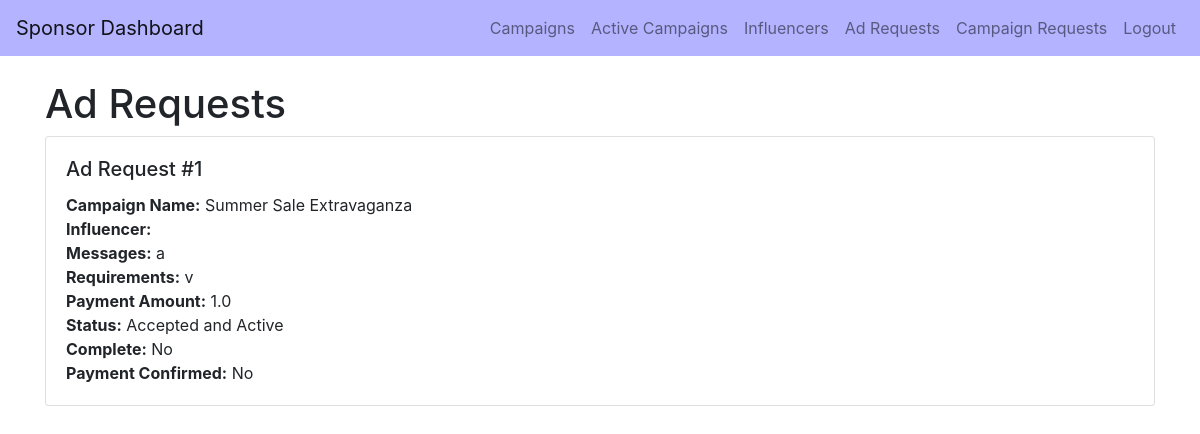
Page /sponsor_ad_requests/google_admin on the earlier database version.
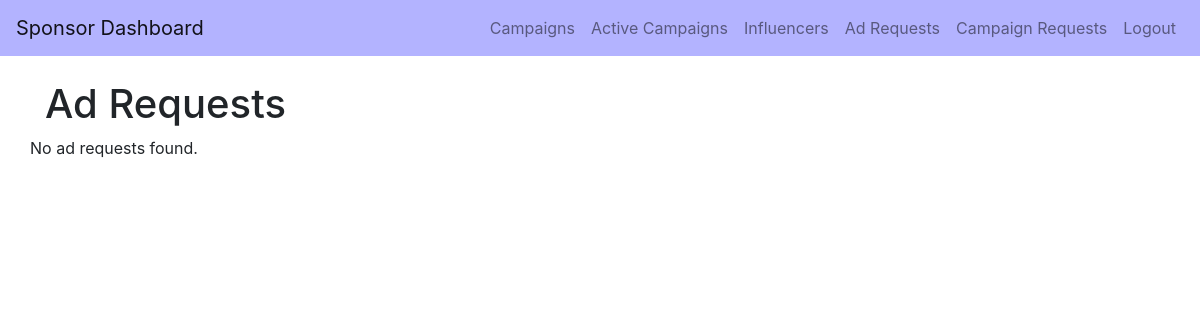
Same page on the later database version.
### backend/models.py (models this page shows)
class AdRequest(db.Model):
    __tablename__ = 'ad_request'
    id = db.Column(db.Integer, primary_key=True)
    campaign_id = db.Column(db.Integer, db.ForeignKey('campaign.id'), nullable=False)
    influencer_id = db.Column(db.Integer, db.ForeignKey('user.id'), nullable=False)
    sponsor_id = db.Column(db.Integer, db.ForeignKey('sponsor.id'), nullable=True)  # Added this field
    messages = db.Column(db.Text, nullable=True)
    requirements = db.Column(db.Text, nullable=False)
    payment_amount = db.Column(db.Float, nullable=False)
    status = db.Column(db.String(10), nullable=False)  # Pending, Accepted, Rejected
    complete = db.Column(db.Boolean, default=False, nullable=False)
    complete_confirmed = db.Column(db.Boolean, default=False, nullable=False)
    payment = db.Column(db.Boolean, default=False, nullable=False)
    influencer = db.relationship('User', backref='ad_requests_user', foreign_keys=[influencer_id])
    campaign = db.relationship('Campaign', backref='ad_requests_campaign', foreign_keys=[campaign_id])
    sponsor = db.relationship('Sponsor', backref='ad_requests_sponsor', foreign_keys=[sponsor_id])

class Campaign(db.Model):
    __tablename__ = 'campaign'
    id = db.Column(db.Integer, primary_key=True)
    name = db.Column(db.String(100), nullable=False)
    description = db.Column(db.Text, nullable=False)
    start_date = db.Column(db.Date, nullable=False)
    end_date = db.Column(db.Date, nullable=False)
    budget = db.Column(db.Float, nullable=False)
    visibility = db.Column(db.String(10), nullable=False)  # public, private
    goals = db.Column(db.Text, nullable=False)
    niche = db.Column(db.String(50), nullable=False)
    status = db.Column(db.String(10), nullable=False)
    flagged = db.Column(db.Boolean, default=False, nullable=False)
    user_id = db.Column(db.Integer, db.ForeignKey('user.id'), nullable=False)
    ad_requests = db.relationship('AdRequest', backref='campaigns_ad_requests', cascade="all, delete-orphan")
    campaign_requests = db.relationship('CampaignRequest', backref='campaign_campaign_requests', cascade="all, delete-orphan")

### backend/controller.py (the view)
@app.route('/sponsor_ad_requests/<string:username>')
def sponsor_ad_requests(username):
    user = User.query.filter_by(username=username).first()
    if user is None:
        return "User not found", 404
    sponsor = Sponsor.query.filter_by(user_id=user.id).first()
    if sponsor is None:
        return "Sponsor not found", 404
    ad_requests = AdRequest.query.join(Campaign).join(User, AdRequest.influencer_id == User.id).filter(
        Campaign.user_id == sponsor.user_id
    ).all()
    return render_template('sponsor_ad_requests.html', username=username, ad_requests=ad_requests)

### templates/sponsor_ad_requests.html (shortened to what this page needs)
<!DOCTYPE html>
<html lang="en">
<head>
    <link rel="stylesheet" href="{{ url_for('static', filename='css/styles.css') }}">
    <link href="https://stackpath.bootstrapcdn.com/bootstrap/4.5.2/css/bootstrap.min.css" rel="stylesheet">
</head>
<body>
    <nav class="navbar navbar-expand-lg navbar-light" style="background-color: #b3b3ff;">
        <a class="navbar-brand" href="/sponsor_dashboard/{{ username }}">Sponsor Dashboard</a>
        <div class="collapse navbar-collapse">
            <ul class="navbar-nav ml-auto">
                <li class="nav-item">
                    <a class="nav-link" href="/sponsor_campaigns/{{ username }}">Campaigns</a>
                </li>
                <li class="nav-item">
                    <a class="nav-link" href="{{ url_for('active_campaigns_sponsor', username=username) }}">Active Campaigns</a>
                </li>
                <li class="nav-item">
                    <a class="nav-link" href="/sponsor_influencers/{{ username }}">Influencers</a>
                </li>
                <li class="nav-item">
                    <a class="nav-link" href="/sponsor_ad_requests/{{ username }}">Ad Requests</a>
                </li>
                <li class="nav-item">
                    <a class="nav-link" href="/sponsor_campaign_requests/{{ username }}">Campaign Requests</a>
                </li>
                <li class="nav-item">
                    <a class="nav-link" href="{{ url_for('logout') }}">Logout</a>
                </li>
            </ul>
        </div>
    </nav>
    <div class="container mt-4">
        <h1>Ad Requests</h1>
        <div class="row">
            {% if ad_requests %}
                {% for request in ad_requests %}
                    <div class="col-12 mb-4">
                        <div class="card">
                            <div class="card-body">
                                <h5 class="card-title">Ad Request #{{ request.id }}</h5>
                                <p class="card-text">
                                    <strong>Campaign Name:</strong> {{ request.campaign.name }}<br>
                                    <strong>Influencer:</strong> {{ request.influencer.influencer.name }}<br>
                                    <strong>Messages:</strong> {{ request.messages }}<br>
                                    <strong>Requirements:</strong> {{ request.requirements }}<br>
                                    <strong>Payment Amount:</strong> {{ request.payment_amount }}<br>
                                    <strong>Status:</strong> {{ request.status }}<br>
                                    <strong>Complete:</strong> {{ 'Yes' if request.complete else 'No' }}<br>
                                    <strong>Payment Confirmed:</strong> {{ 'Yes' if request.payment else 'No' }}<br>
                                </p>
                            </div>
                        </div>
                    </div>
                {% endfor %}
            {% else %}
                <p>No ad requests found.</p>
            {% endif %}
        </div>
    </div>
</body>
</html>

### static/css/styles.css (style rules this page uses)
body { padding-top: 0px; }
.container { max-width: 600px; }

Differences in the rows shown:
removed AdRequest: id "1", campaign.name "Summer Sale Extravaganza", messages "a", requirements "v", payment_amount "1.0", status "Accepted and Active", complete "No", payment "No"
Other differences:
text now shown: "No ad requests found."
